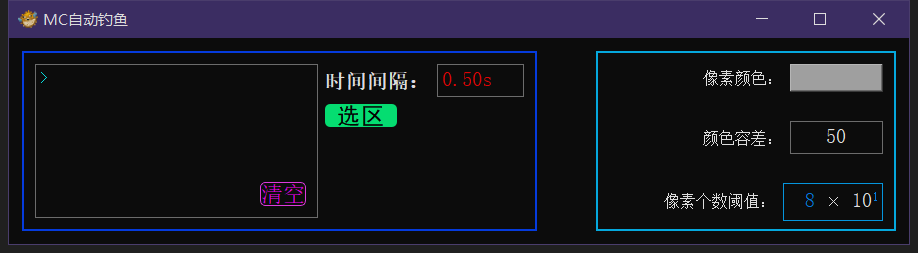
#> input picture RunningDisplay[PNG,MP4]/1.png, 918 x 253 px, found by its file name
$ python BuoySunk.py
#> lines starting #> are read from the running program, lines starting #| are printed output that depends on the picture; after the words box and inside, x2 and y2 are one past the last pixel; in counts of white or black regions, pixels touching at a corner belong together

from PIL import Image

import cv2
import numpy as np
import matplotlib.pyplot as plt


__all__=['BuoySunk']

def BuoySunk(pilImg):#判断浮标是否下沉
    w=WhitePixelCount(pilImg)
    print(w)
    return w<100

def WhitePixelCount(pilImg,threshold=64):#计算图片内白色像素个数，threshold为阈值，仅3通道的值均大于该阈值时才判断它是不是白色
#> called with threshold = 64
    img=cv2.cvtColor(np.array(pilImg), cv2.COLOR_RGBA2RGB)#转一下格式
    r,g,b=cv2.split(img)
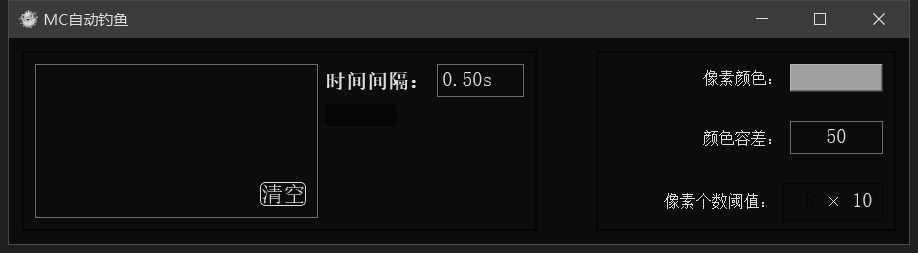
#> r: shape (253, 918); min 5, max 221, mean 24.6
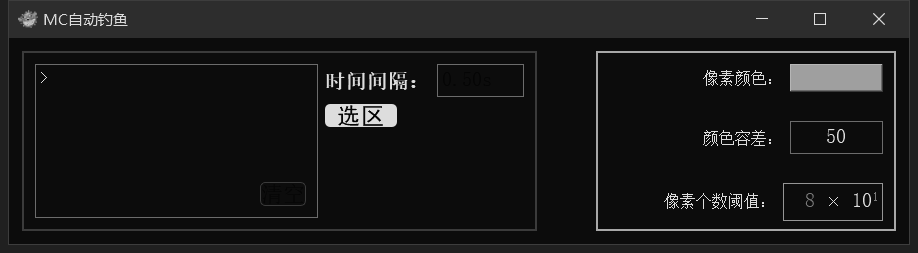
#> g: shape (253, 918); min 5, max 221, mean 25.5
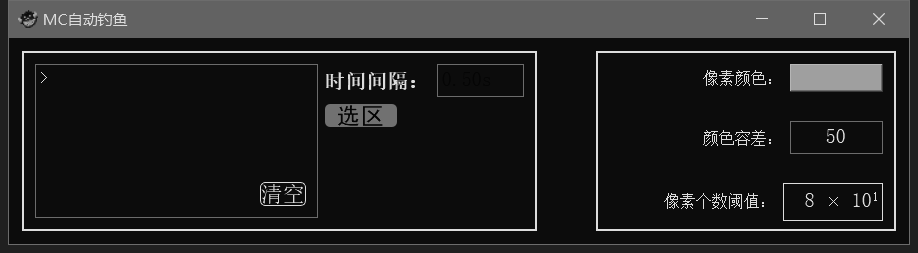
#> b: shape (253, 918); min 5, max 221, mean 35.5

    #因为不会用np，只能用各种看上去莫名其妙的方法来解决问题(估计有性能影响，总感觉有其他办法但一时找不到
    pos1=(abs(r-g)+abs(r-b)+abs(g-b)<48)#白色的三通道的值是相近的，所以相减的差值很小，以此作为白颜色的判断依据
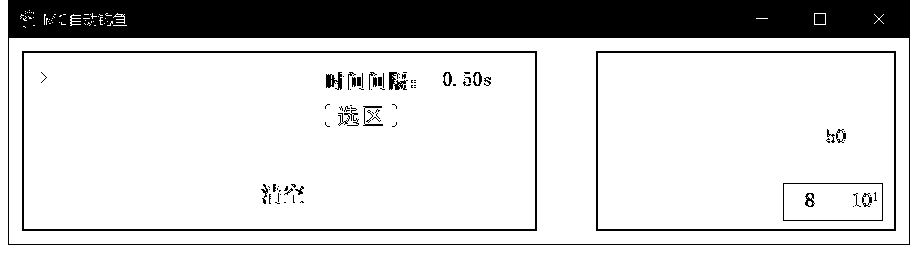
#> pos1: shape (253, 918) bool; 82% white; 83 black regions (56 under 20 px), largest, box (x1, y1, x2, y2) and area: (8, 0, 910, 245) 35133, (22, 51, 537, 231) 2764, (596, 51, 896, 231) 1904
    pos2=np.bitwise_and(r>threshold,g>threshold,b>threshold)#3通道的颜色均大于阈值threshold的才视为白色
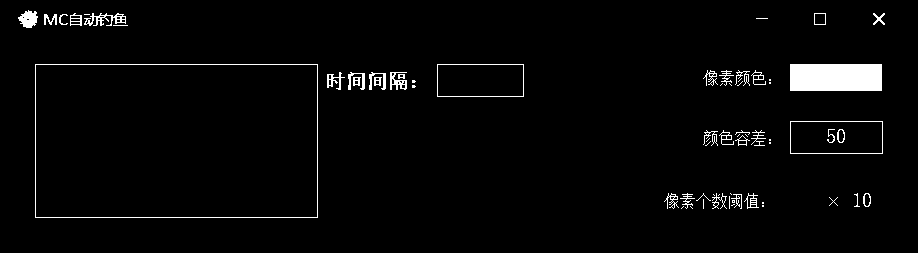
#> pos2: shape (253, 918) bool; 2.8% white; 66 white regions (30 under 20 px), largest, box (x1, y1, x2, y2) and area: (790, 64, 882, 91) 2484, (35, 64, 318, 218) 870, (790, 121, 883, 154) 248
    w=pos1[pos2]

    return w.sum()

if __name__=='__main__':
    BuoySunk(Image.open('1.png'))
#> in BuoySunk, `w=WhitePixelCount(pilImg)`: w = 5568
#> in BuoySunk, pilImg is the input picture: PIL image 918x253 RGBA; mean R, G, B, A 24.6, 25.5, 35.5, 255
#| 5568
    cv2.waitKey(0)

$ run again, with RunningDisplay[PNG,MP4]/2.png copied over RunningDisplay[PNG,MP4]/1.png
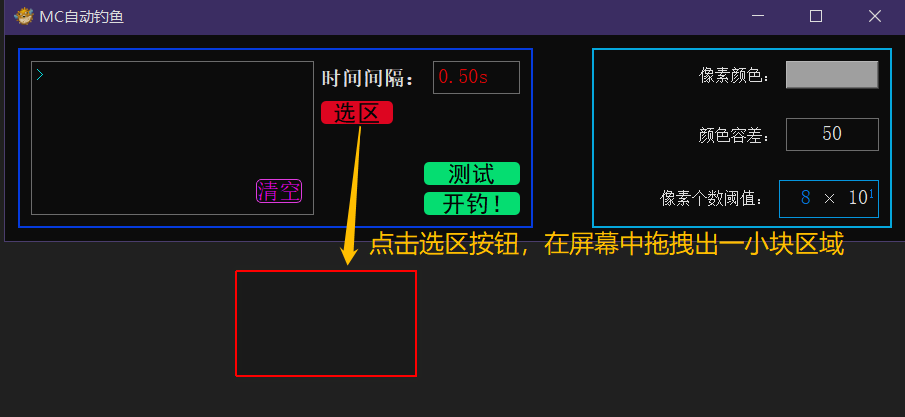
#> input picture RunningDisplay[PNG,MP4]/2.png, 905 x 417 px, found by its file name
#> in WhitePixelCount, `pos1=(abs(r-g)+abs(r-b)+abs(g-b)<48)#白色的三通道的值是相近的，所以相减的差值很小，以此作为白颜色的判断依据`:
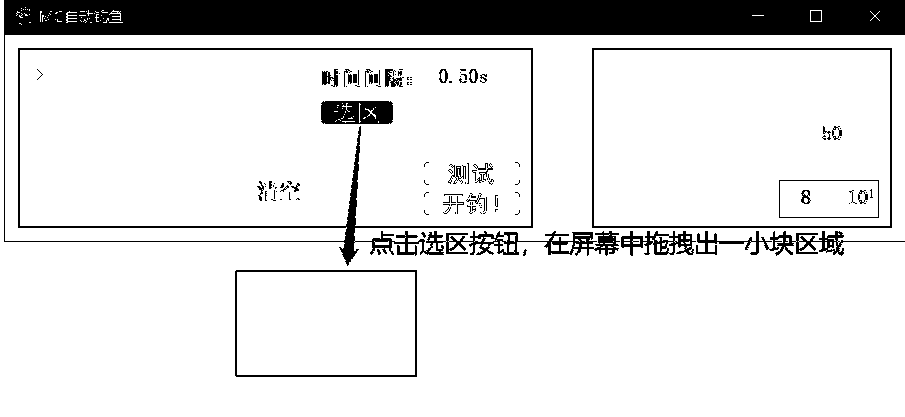
#> pos1: shape (417, 905) bool; 87.5% white; 116 black regions (82 under 20 px), largest, box (x1, y1, x2, y2) and area: (4, 0, 905, 266) 37859, (592, 48, 892, 228) 1904, (321, 101, 393, 124) 1511
#> in WhitePixelCount, `pos2=np.bitwise_and(r>threshold,g>threshold,b>threshold)#3通道的颜色均大于阈值th..`:
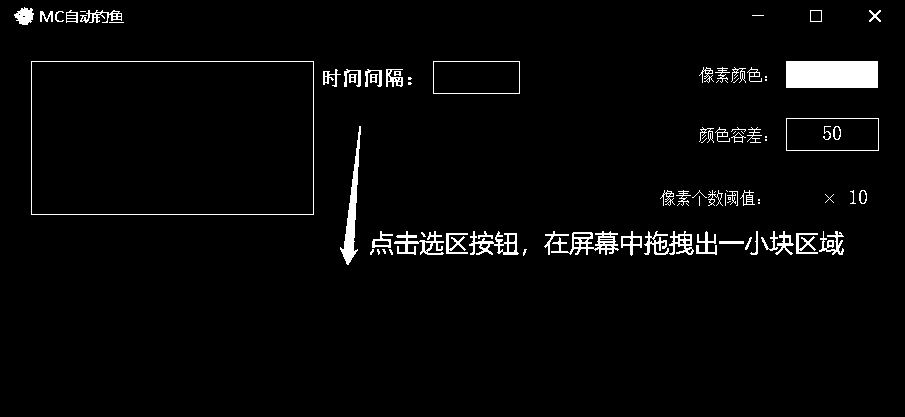
#> pos2: shape (417, 905) bool; 3% white; 91 white regions (36 under 20 px), largest, box (x1, y1, x2, y2) and area: (786, 61, 878, 88) 2484, (340, 126, 361, 265) 888, (31, 61, 314, 215) 870
#> w = 5836
#> in BuoySunk, pilImg is the input picture: PIL image 905x417 RGBA; mean R, G, B, A 30.8, 30.7, 33.6, 255
#| 5836

$ run again, with RunningDisplay[PNG,MP4]/3.png copied over RunningDisplay[PNG,MP4]/1.png
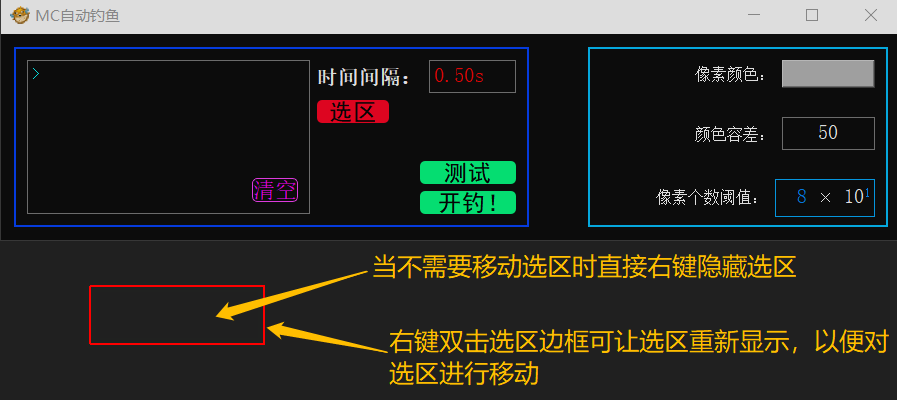
#> input picture RunningDisplay[PNG,MP4]/3.png, 897 x 400 px, found by its file name
#> in WhitePixelCount, `pos1=(abs(r-g)+abs(r-b)+abs(g-b)<48)#白色的三通道的值是相近的，所以相减的差值很小，以此作为白颜色的判断依据`:
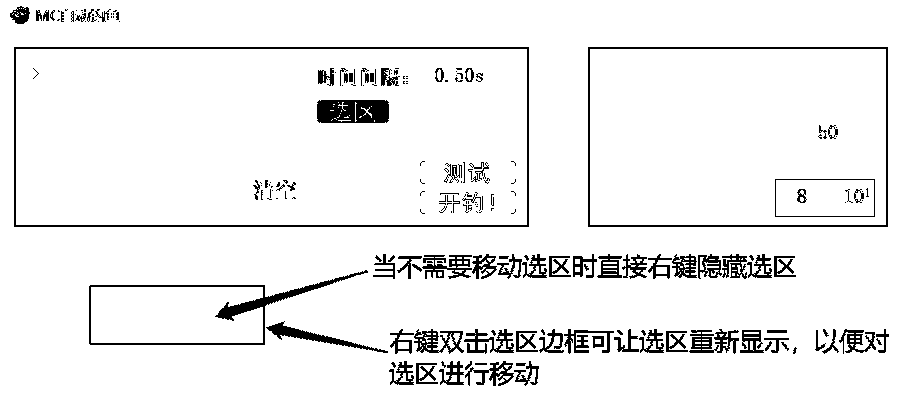
#> pos1: shape (400, 897) bool; 93.6% white; 201 black regions (110 under 20 px), largest, box (x1, y1, x2, y2) and area: (14, 47, 529, 227) 2764, (89, 270, 368, 345) 1921, (588, 47, 888, 227) 1904
#> in WhitePixelCount, `pos2=np.bitwise_and(r>threshold,g>threshold,b>threshold)#3通道的颜色均大于阈值th..`:
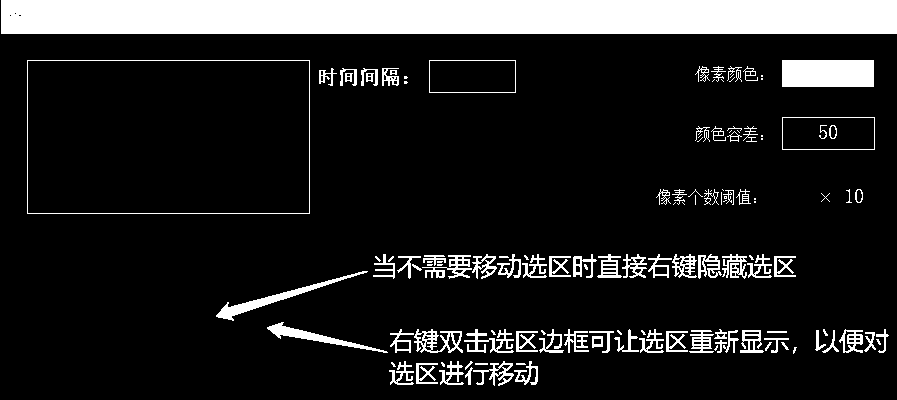
#> pos2: shape (400, 897) bool; 13.4% white; 131 white regions (48 under 20 px), largest, box (x1, y1, x2, y2) and area: (1, 0, 897, 34) 30460, (782, 60, 874, 87) 2484, (216, 271, 368, 321) 994
#> w = 35838
#> in BuoySunk, pilImg is the input picture: PIL image 897x400 RGBA; mean R, G, B, A 47.8, 47.9, 43.2, 255
#| 35838

$ run again, with RunningDisplay[PNG,MP4]/4.png copied over RunningDisplay[PNG,MP4]/1.png
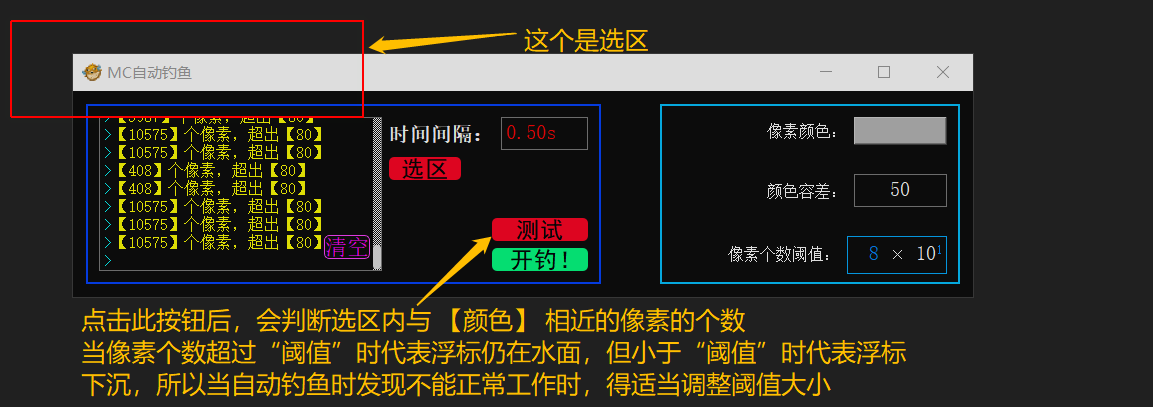
#> input picture RunningDisplay[PNG,MP4]/4.png, 1153 x 407 px, found by its file name
#> in WhitePixelCount, `pos1=(abs(r-g)+abs(r-b)+abs(g-b)<48)#白色的三通道的值是相近的，所以相减的差值很小，以此作为白颜色的判断依据`:
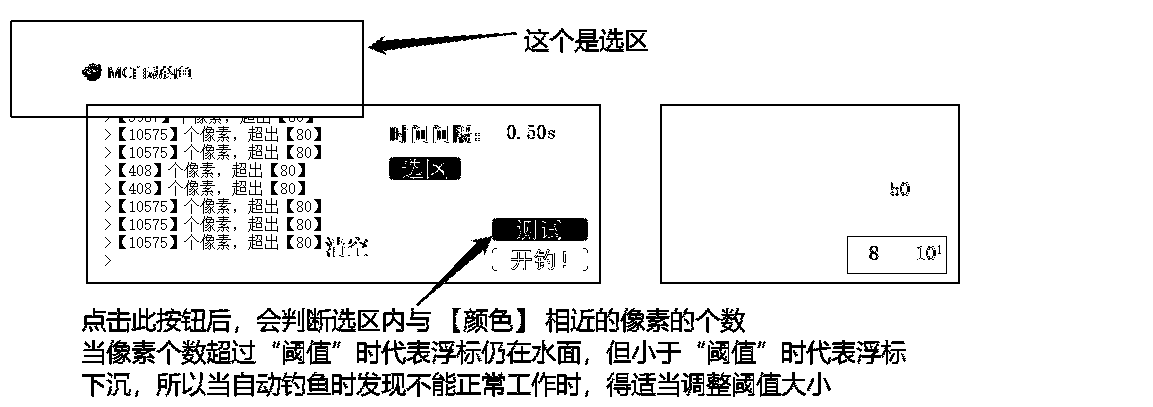
#> pos1: shape (407, 1153) bool; 91.1% white; 421 black regions (182 under 20 px), largest, box (x1, y1, x2, y2) and area: (10, 20, 601, 306) 7518, (660, 104, 960, 284) 1904, (389, 157, 461, 180) 1511
#> in WhitePixelCount, `pos2=np.bitwise_and(r>threshold,g>threshold,b>threshold)#3通道的颜色均大于阈值th..`:
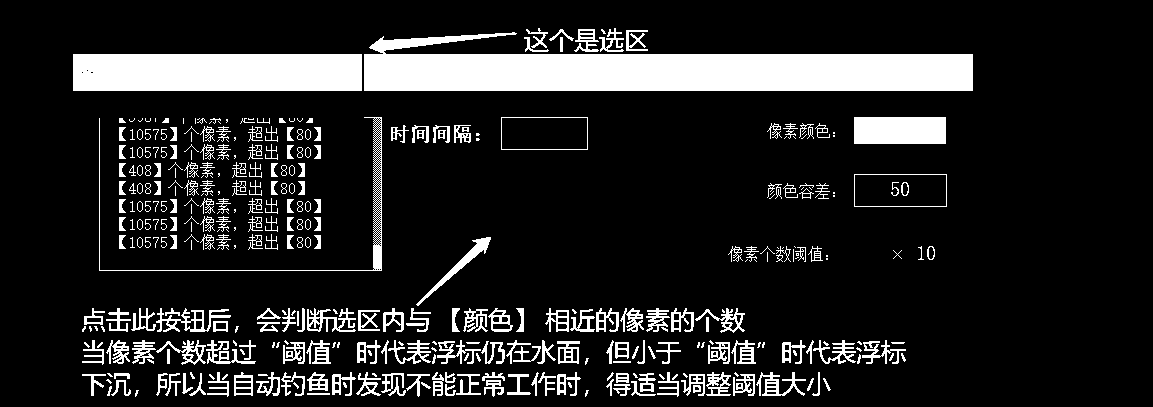
#> pos2: shape (407, 1153) bool; 14.1% white; 390 white regions (142 under 20 px), largest, box (x1, y1, x2, y2) and area: (364, 32, 973, 91) 23505, (73, 54, 362, 91) 10689, (854, 117, 946, 144) 2484
#> w = 39860
#> in BuoySunk, pilImg is the input picture: PIL image 1153x407 RGBA; mean R, G, B, A 52.9, 49.8, 41.1, 255
#| 39860
